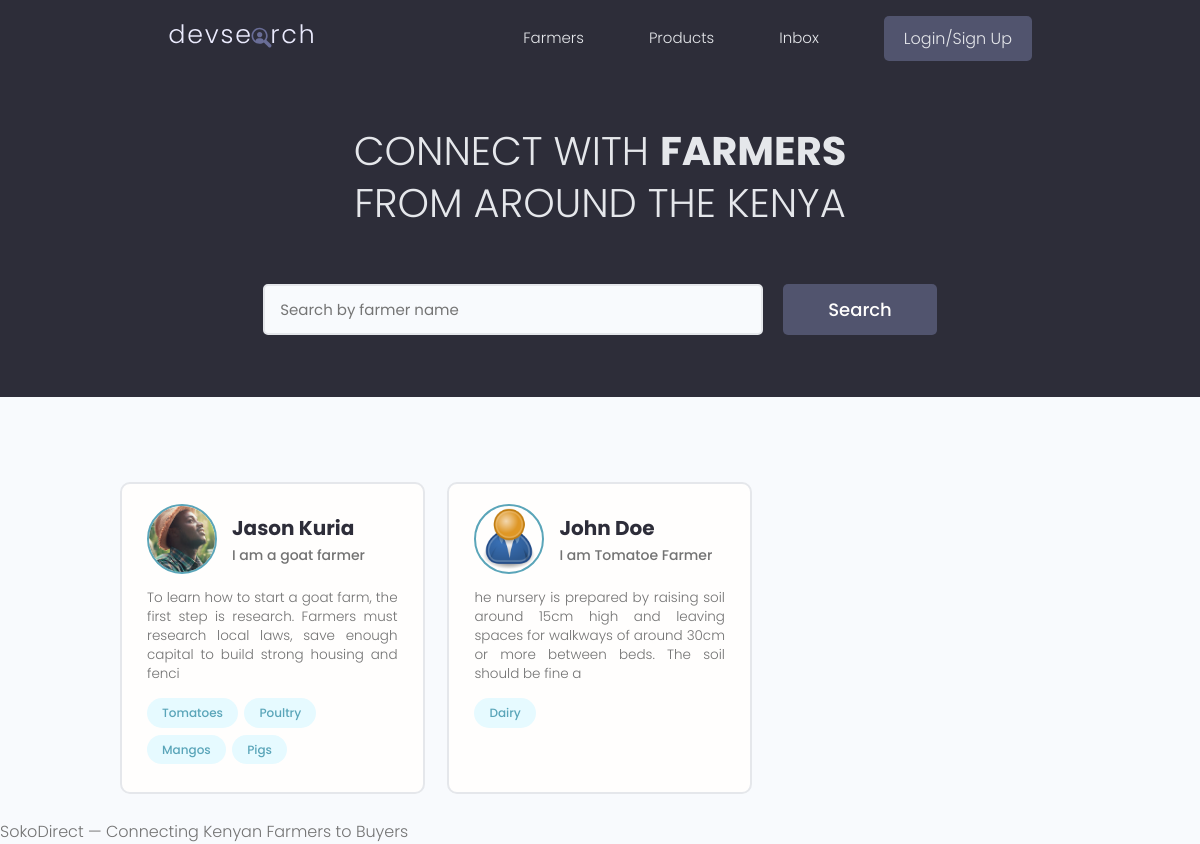
The page / on the database its author committed.
### users/models.py (models this page shows, shortened)
class Profile(models.Model):
    user = models.OneToOneField(
        User,
        on_delete=models.CASCADE,
        null=True, blank=True
    )
    name = models.CharField(max_length=200, null=True, blank=True)
    email = models.EmailField(max_length=500, null=True, blank=True)
    username = models.CharField(max_length=200, null=True, blank=True)
    short_intro = models.CharField(max_length=200, blank=True, null=True)
    bio = models.TextField(null=True, blank=True)
    profile_image = models.ImageField(
        null=True, blank=True,
        upload_to='profiles/',
        default='profiles/user-default.png'
    )
    county = models.ForeignKey(
        'products.County',    # referencing County from products app
        on_delete=models.SET_NULL,
        null=True, blank=True
    )
    specialities = models.ManyToManyField('Speciality', blank=True)
    phone = models.CharField(max_length=20, null=True, blank=True)
    whatsapp_link = models.CharField(max_length=500, null=True, blank=True)
    website = models.CharField(max_length=500, null=True, blank=True)
    social_twitter = models.CharField(max_length=200, null=True, blank=True)
    youtube = models.CharField(max_length=200, null=True, blank=True)
    created = models.DateTimeField(auto_now_add=True)
    id = models.UUIDField(
        default=uuid.uuid4, unique=True,
        primary_key=True, editable=False
    )

class Speciality(models.Model):
    owner = models.ForeignKey(
        Profile,
        on_delete=models.CASCADE,
        null=True, blank=True
    )
    name = models.CharField(max_length=200, blank=True, null=True)
    description = models.TextField(null=True, blank=True)
    created = models.DateTimeField(auto_now_add=True)
    id = models.UUIDField(
        default=uuid.uuid4, unique=True,
        primary_key=True, editable=False
    )
    def __str__(self):
        return self.name

### users/views.py (the view)
# urls.py: path('', views.profiles, name='profiles'),
def profiles(request):
    profiles = Profile.objects.all()
    context = {'profiles': profiles}
    return render(request, 'users/profiles.html', context)

### users/templates/users/profiles.html (shortened to what this page needs)
{% extends 'main.html' %}
{% block content %}
  <main class="home">
    <section class="hero-section text-center">
      <div class="container container--narrow">
        <div class="hero-section__box">
          <h2>CONNECT WITH <span>FARMERS</span></h2>
          <h2>FROM AROUND THE KENYA</h2>
        </div>
        <div class="hero-section__search">
          <form class="form" action="#" method="get">
            <div class="form__field">
              <input class="input input--text" id="formInput#search" type="text" name="text"
                placeholder="Search by farmer name" />
            </div>
            <input class="btn btn--sub btn--lg" type="submit" value="Search" />
          </form>
        </div>
      </div>
    </section>
    <section class="devlist">
      <div class="container">
        <div class="grid grid--three">
          {% for profile in profiles %}
          <div class="column card">
            <div class="dev">
              <a href="{% url 'user_profile' profile.id %}" class="card__body">
                <div class="dev__profile">
                  <img class="avatar avatar--md" src="{{ profile.profile_image.url }}" alt="image" />
                  <div class="dev__meta">
                    <h3>{{profile.name}}</h3>
                    <h5>{{profile.short_intro|slice:"150"}}</h5>
                  </div>
                </div>
                <p class="dev__info">{{profile.bio|slice:"150"}}</p>
                <div class="dev__skills">
                  {% for speciality in profile.speciality_set.all|slice:"5" %}
                  <span class="tag tag--pill tag--main">
                    <small>{{speciality}}</small>
                  </span>
                  {% endfor %}
                </div>
              </a>
            </div>
          </div>
          {% endfor %}
        </div>
      </div>
    </section>
  </main>
{% endblock content %}

### static/styles/app.css (style rules this page uses)
:root { --color-sub: #2d2d39; }
.btn--sub { background-color: var(--color-sub-light); }
.card { border: 2px solid var(--color-light); }
img { width: 100%; }
.hero-section { height: 40vh; display: flex; align-items: center; background-color: var(--color-sub); }
.hero-section__box { margin-bottom: 4rem; }
.hero-section__box > h2, .hero-section__box > h2 > span { font-size: 4rem; color: var(--color-light); line-height: 1.3; text-transform: uppercase; }
.hero-section__box > h2 { font-weight: 300; }
.hero-section__box > h2 > span { font-weight: 700; }
.hero-section__search > .form { display: flex; align-items: center; justify-content: center; gap: 2rem; }
.hero-section__search > .form input.input--text { width: 50rem; }
.devlist { margin-top: 8rem; }
.devlist .grid { align-items: stretch; }
.devlist .dev .dev__profile { display: flex; align-items: center; gap: 1.5rem; }
.devlist .dev .dev__meta h3 { color: var(--color-sub); font-size: 2rem; font-weight: 700; }
.devlist .dev .dev__meta h5 { color: var(--color-text); font-size: 1.4rem; font-weight: 500; }
.devlist .dev .dev__info { margin: 1.5rem 0; font-size: 1.35rem; line-height: 1.4; text-align: justify; }

### static/uikit/styles/modules/_variables.css (style rules this page uses)
:root { --color-main: #5aa5b9; --color-main-light: #e6faff; --color-sub: #3f4156; --color-sub-light: #51546e; --color-sub-lighter: #ededfd; --color-text: #737373; --color-gray: #8b8b8b; --color-light: #e5e7eb; --color-light-gray: #767676; --color-bg: #f8fafd; --color-white: #fffefd; --color-white-light: #f3f3f3; --color-success: #359e64; --color-success-bg: #def8e8; --color-error: #fc4b0b; --color-error-bg: #fff2ee; --font-base: 'Poppins', arial, helvetica, 'Segoe UI', roboto, ubuntu, sans-serif; --font-monospace: 'Fira Code', 'Courier New', courier, monospace; --font-regular: 300; --font-medium: 500; --font-bold: 700; --generic-shadow: 1px 1px 5px #00000010; --generic-transition: all 0.3s ease-in-out; }

### static/uikit/styles/modules/_base.css (style rules this page uses)
* { margin: 0; padding: 0; box-sizing: border-box; text-rendering: optimizeLegibility; color: inherit; font-size: inherit; }
html { font-size: 50%; }
@media only screen and (min-width: 480px) { html { font-size: 56.25%; } }
@media only screen and (min-width: 1200px) { html { font-size: 62.5%; } }
body { line-height: 1.6; font-weight: 400; font-size: 1.5rem; color: var(--color-text); background-color: var(--color-bg); min-height: 100vh; }

### static/uikit/styles/modules/_typography.css (style rules this page uses)
* { font-family: var(--font-base); }
h2 { font-size: 3.6rem; font-weight: var(--font-bold); }
h3 { font-size: 3.2rem; font-weight: var(--font-medium); }
h5 { font-size: 2.4rem; font-weight: var(--font-medium); }
h5, h6 { font-weight: var(--font-regular); }
p, span, strong { font-size: 1.6rem; color: var(--color-text); font-weight: var(--font-regular); }
a { padding-bottom: 2px; text-decoration: none; display: inline-block; color: var(--color-main); font-weight: var(--font-medium); }

### static/uikit/styles/modules/_utilities.css (style rules this page uses)
.container { width: 92%; max-width: 165rem; margin: 0 auto; box-sizing: border-box; }
.container--narrow { width: 92%; max-width: 120rem; }
@media screen and (min-width: 1000px) { .container { width: 90%; } }
@media screen and (min-width: 1000px) { .container--narrow { width: 85%; } }
@media screen and (min-width: 1200px) { .container { width: 80%; } }
@media screen and (min-width: 1200px) { .container--narrow { width: 72%; } }
.text-center { text-align: center; }

### static/uikit/styles/modules/_avatar.css (style rules this page uses)
.avatar { border-radius: 50%; border: 2px solid var(--color-main); object-fit: cover; }
.avatar--md { height: 7rem; width: 7rem; }

### static/uikit/styles/modules/_button.css (style rules this page uses)
.btn { display: inline-block; position: relative; cursor: pointer; background-color: var(--color-light); font-weight: var(--font-medium); color: var(--color-sub); text-decoration: none; padding: 1rem 2rem; border-radius: 0.5rem; border: none; width: -webkit-fit-content; width: -moz-fit-content; width: fit-content; height: -webkit-fit-content; height: -moz-fit-content; height: fit-content; font-size: 1.6rem; outline-width: 0; outline-color: transparent; -webkit-backface-visibility: hidden; backface-visibility: hidden; transition: all 0.3s ease-in-out; }
.btn--sub { background-color: var(--color-sub); color: var(--color-white); }
.btn--lg { font-size: 1.8rem; padding: 1.2rem 4.5rem; }

### static/uikit/styles/modules/_card.css (style rules this page uses)
.card { border-radius: 1rem; background-color: var(--color-white); border: 1.5px solid var(--color-light); width: auto; height: auto; margin-top: 0.5rem; margin-bottom: 0.5rem; overflow: hidden; }
.card__body, .card__header { padding: 2rem 2.5rem; }

### rows shown on the page
Profile: profile_image (picture), name "Jason Kuria", short_intro "I am a goat farmer", bio "To learn how to start a goat farm, the first step is research. Farmers must research local laws, save enough capital to build strong housing and fenci"
Speciality: name "Tomatoes"
Speciality: name "Poultry"
Speciality: name "Mangos"
Speciality: name "Pigs"
Profile: profile_image (placeholder picture), name "John Doe", short_intro "I am Tomatoe Farmer", bio "he nursery is prepared by raising soil around 15cm high and leaving spaces for walkways of around 30cm or more between beds. The soil should be fine a"
Speciality: name "Dairy"
